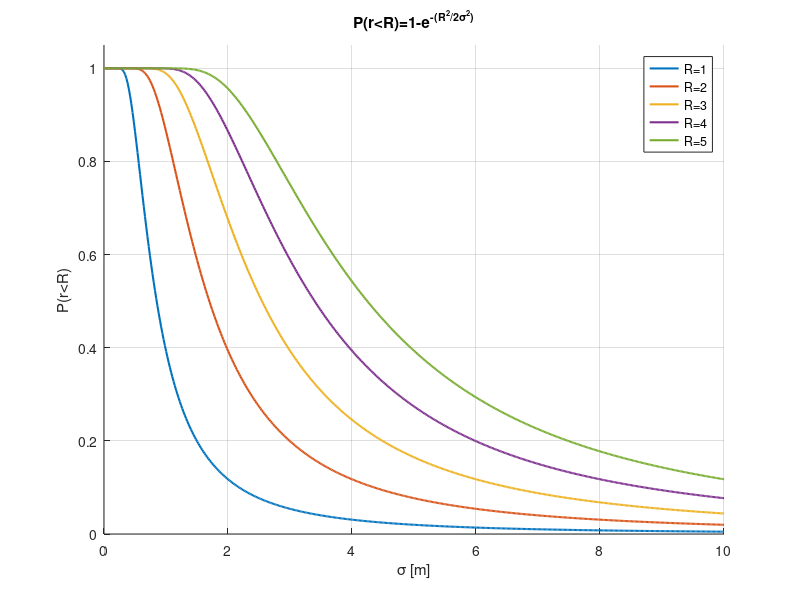

Source code (MATLAB):
%% 
% The function of the probability of hitting an object of radius R depending 
% on the spread
% 
% $$P{\left(r<R\right)}=1-e^{-{\left(\frac{R^2 }{2\sigma^2 }\right)}}$$

%create sigma and R vector
sigma=linspace(0,10,500);
R=1:5;

%plotting figure
figure
hold on
grid on
xlabel('\sigma [m]')
ylabel('P(r<R)')
title('P(r<R)=1-e^{-(R^2/2σ^2)}')
for i=1:5
    p=1-exp(-(R(i).^2./(2.*sigma.^2)));
    plot(sigma,p,'LineWidth',1.5)
end
legend('R=1','R=2','R=3','R=4','R=5')
ylim([0 1.05])